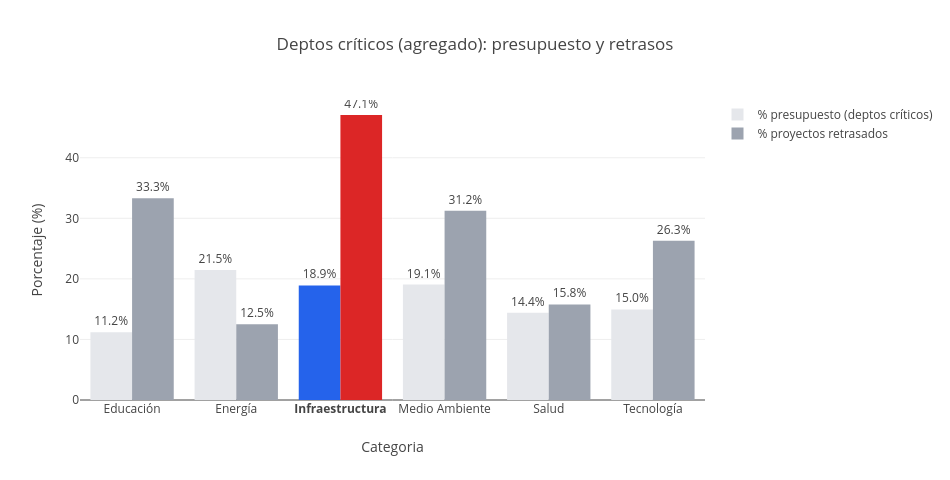

The notebook cell saved with this chart:
### Markdown cell above
**Fig. Nacional**

**Respuesta:**  
Las seis categorías reparten el presupuesto de forma **relativamente pareja** (~15–19 % cada una). **Medio Ambiente** lidera en asignación (**18,8 %** del portafolio), con **13,5 %** de sus proyectos retrasados (12/89).

**Energía** (resaltada en el gráfico) no es la de mayor presupuesto (**15,3 %** nacional), pero sí la de **mayor tasa de retraso: 22,4 %** (17/76), unos **5,6 puntos por encima** del promedio país. Ahí aparece el primer desajuste: **mucho retraso operativo en una categoría que no es la más financiada a nivel país**.

Las demás categorías rondan **15–17 %** de retrasos (Educación 17,4 %, Tecnología 17,3 %, Infraestructura y Salud ~15,5 %).

### Code cell
CATEGORIA_DESTACADA_G2 = "Infraestructura"

cat_plot2 = cat_criticos.melt(
    id_vars=["Categoria"],
    value_vars=["Pct_Presup_Criticos", "Pct_Retrasados"],
    var_name="Metrica",
    value_name="Porcentaje",
)
cat_plot2["Metrica"] = cat_plot2["Metrica"].map({
    "Pct_Presup_Criticos": "% presupuesto (deptos críticos)",
    "Pct_Retrasados": "% proyectos retrasados",
})

fig2 = px.bar(
    cat_plot2,
    x="Categoria",
    y="Porcentaje",
    color="Metrica",
    barmode="group",
    text=cat_plot2["Porcentaje"].round(1),
    title="Deptos críticos (agregado): presupuesto y retrasos",
    color_discrete_map={
        "% presupuesto (deptos críticos)": "#2563EB",
        "% proyectos retrasados": "#DC2626",
    },
    category_orders={"Categoria": ORDEN_CAT},
)

for trace in fig2.data:
    if "presupuesto" in trace.name:
        color_activo, gray = "#2563EB", GRAY_PRESUP
    else:
        color_activo, gray = "#DC2626", GRAY_RETASO
    trace.marker.color = [
        color_activo if cat == CATEGORIA_DESTACADA_G2 else gray for cat in trace.x
    ]

fig2.update_traces(texttemplate="%{text:.1f}%", textposition="outside")
fig2.update_layout(height=480, width=950, yaxis_title="Porcentaje (%)", legend_title="")

cats2 = list(fig2.data[0].x)
fig2.update_xaxes(
    tickmode="array",
    tickvals=cats2,
    ticktext=[f"<b>{c}</b>" if c == CATEGORIA_DESTACADA_G2 else c for c in cats2],
)
fig2.show()

### Figure 1 — Plotly figure (JSON) as saved in the notebook; plotly's stock layout.template omitted (floating-point values rounded to 4 significant figures)
{"data": [{"alignmentgroup": "True", "hovertemplate": "Metrica=% presupuesto (deptos críticos)<br>Categoria=%{x}<br>Porcentaje=%{y}<br>text=%{text}<extra></extra>", "legendgroup": "% presupuesto (deptos críticos)", "marker": {"color": ["#E5E7EB", "#E5E7EB", "#2563EB", "#E5E7EB", "#E5E7EB", "#E5E7EB"], "pattern": {"shape": ""}}, "name": "% presupuesto (deptos críticos)", "offsetgroup": "% presupuesto (deptos críticos)", "orientation": "v", "showlegend": true, "text": [21.5, 19.1, 18.9, 15.0, 14.4, 11.2], "textposition": "outside", "texttemplate": "%{text:.1f}%", "type": "bar", "x": ["Energía", "Medio Ambiente", "Infraestructura", "Tecnología", "Salud", "Educación"], "xaxis": "x", "y": [21.48, 19.06, 18.92, 14.96, 14.39, 11.19], "yaxis": "y"}, {"alignmentgroup": "True", "hovertemplate": "Metrica=% proyectos retrasados<br>Categoria=%{x}<br>Porcentaje=%{y}<br>text=%{text}<extra></extra>", "legendgroup": "% proyectos retrasados", "marker": {"color": ["#9CA3AF", "#9CA3AF", "#DC2626", "#9CA3AF", "#9CA3AF", "#9CA3AF"], "pattern": {"shape": ""}}, "name": "% proyectos retrasados", "offsetgroup": "% proyectos retrasados", "orientation": "v", "showlegend": true, "text": [12.5, 31.2, 47.1, 26.3, 15.8, 33.3], "textposition": "outside", "texttemplate": "%{text:.1f}%", "type": "bar", "x": ["Energía", "Medio Ambiente", "Infraestructura", "Tecnología", "Salud", "Educación"], "xaxis": "x", "y": [12.5, 31.25, 47.06, 26.32, 15.79, 33.33], "yaxis": "y"}], "layout": {"barmode": "group", "height": 480, "legend": {"title": {"text": ""}, "tracegroupgap": 0}, "title": {"text": "Deptos críticos (agregado): presupuesto y retrasos"}, "width": 950, "xaxis": {"anchor": "y", "categoryarray": ["Educación", "Energía", "Infraestructura", "Medio Ambiente", "Salud", "Tecnología"], "categoryorder": "array", "domain": [0, 1], "tickmode": "array", "ticktext": ["Energía", "Medio Ambiente", "<b>Infraestructura</b>", "Tecnología", "Salud", "Educación"], "tickvals": ["Energía", "Medio Ambiente", "Infraestructura", "Tecnología", "Salud", "Educación"], "title": {"text": "Categoria"}}, "yaxis": {"anchor": "x", "domain": [0, 1], "title": {"text": "Porcentaje (%)"}}}}
